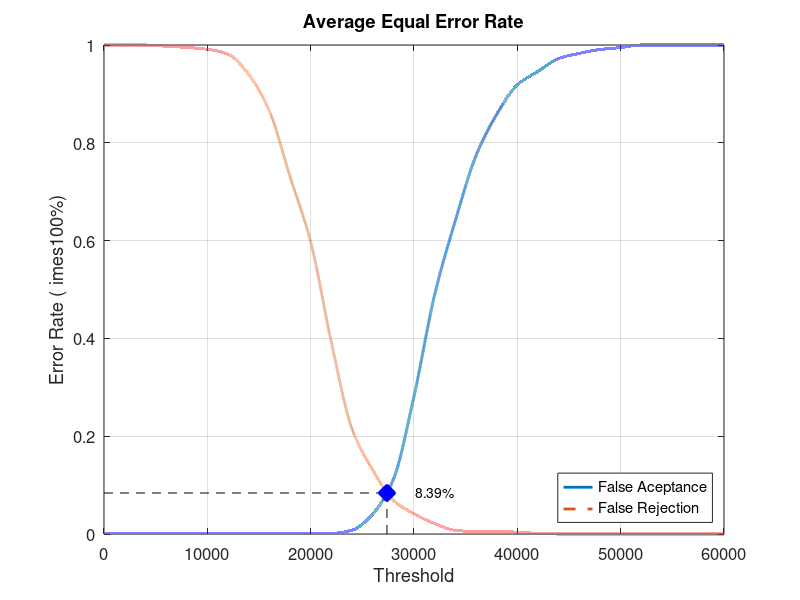
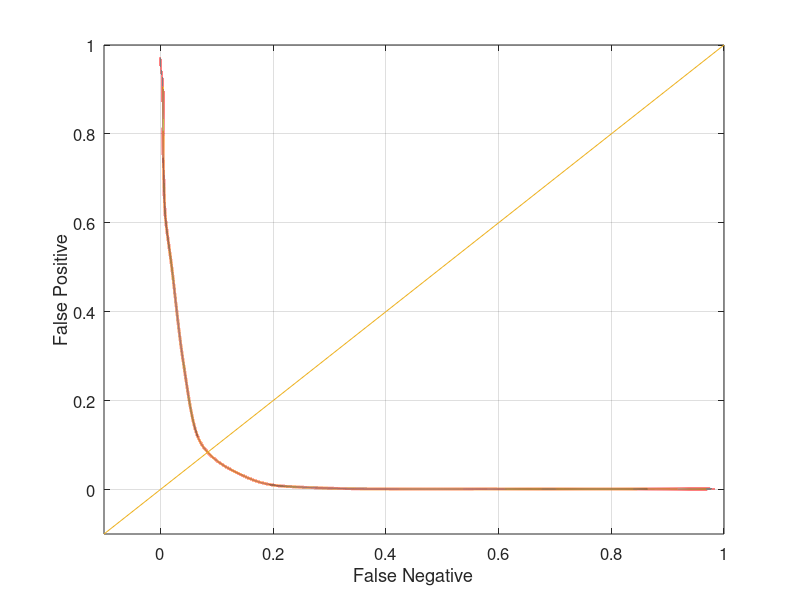

The MATLAB source for these figures, in order:
close all;
clear;
clc;
x = 0:2000:60000;
xq = 0:0.5:60000;

y0 = [0 0.00131579 0.00131579 0.00131579 0.00131579 0.00131579 0.00131579 0.00131579 0.00131579 0.00131579 0.00131579 0.00131579 0.00789474 0.0407895 0.111842 0.281579 0.489474 0.64079 0.773684 0.857895 0.918421 0.946053 0.972368 0.982895 0.990789 0.994737 1 1 1 1 1]
yy0 = interp1(x, y0, xq, 'pchip');
y1 = [1 1 1 0.9975 0.995 0.99125 0.98125 0.94 0.865 0.73125 0.5975 0.3925 0.215 0.13125 0.06875 0.04125 0.02125 0.0075 0.005 0.005 0.00375 0.00125 0 0 0 0 0 0 0 0 0]
yy1 = interp1(x, y1, xq, 'pchip');

% Calculating EER: 
y2 = abs(y0 - y1);
find(y2 == min(y2))
yy2 = abs(yy0 - yy1);
xEER = find(yy2 == min(yy2));
xEERIndex = xq(xEER) % X-axis EER
yEER = yy0(xEER) % Y-axis EER

main = figure
plot(xq, yy0,'-','LineWidth', 2);	hold on
plot(xq, yy1,'--','LineWidth', 2);	hold on
plot([xEERIndex xEERIndex], [0 yEER], 'k--');	hold on
plot([0 xEERIndex], [yEER yEER], 'k--');	hold on
plot(xEERIndex, yEER, 'bx', 'LineWidth', 10);	hold on
text(xEERIndex + 10 * xEERIndex / 100, yEER, [num2str(round((10000 * yEER)) / 100) '%'])
legend('False Aceptance', 'False Rejection', 'Location', 'SouthEast')
xlabel('Threshold')
ylabel('Error Rate (	imes100%)')
title('Average Equal Error Rate')
set(gca, 'FontSize', 12)
axis([0 60000 0 1])
grid on

print(main, 'Experiment5AverageMain', '-dpng');
FNRxFPR = figure('Color', [1 1 1]);
plot(yy1, yy0, '-', yy1, yy0, 'LineWidth', 2);
hold on
y = -0.1:0.1:1
plot(y, y); 
set(gca, 'FontSize', 12)
xlabel('False Negative')
ylabel('False Positive')
axis([-0.1 1 -0.1 1])
set(gca, 'FontSize', 12)
grid on

print(FNRxFPR, 'Experiment5AverageFNRxFPR','-dpng');
